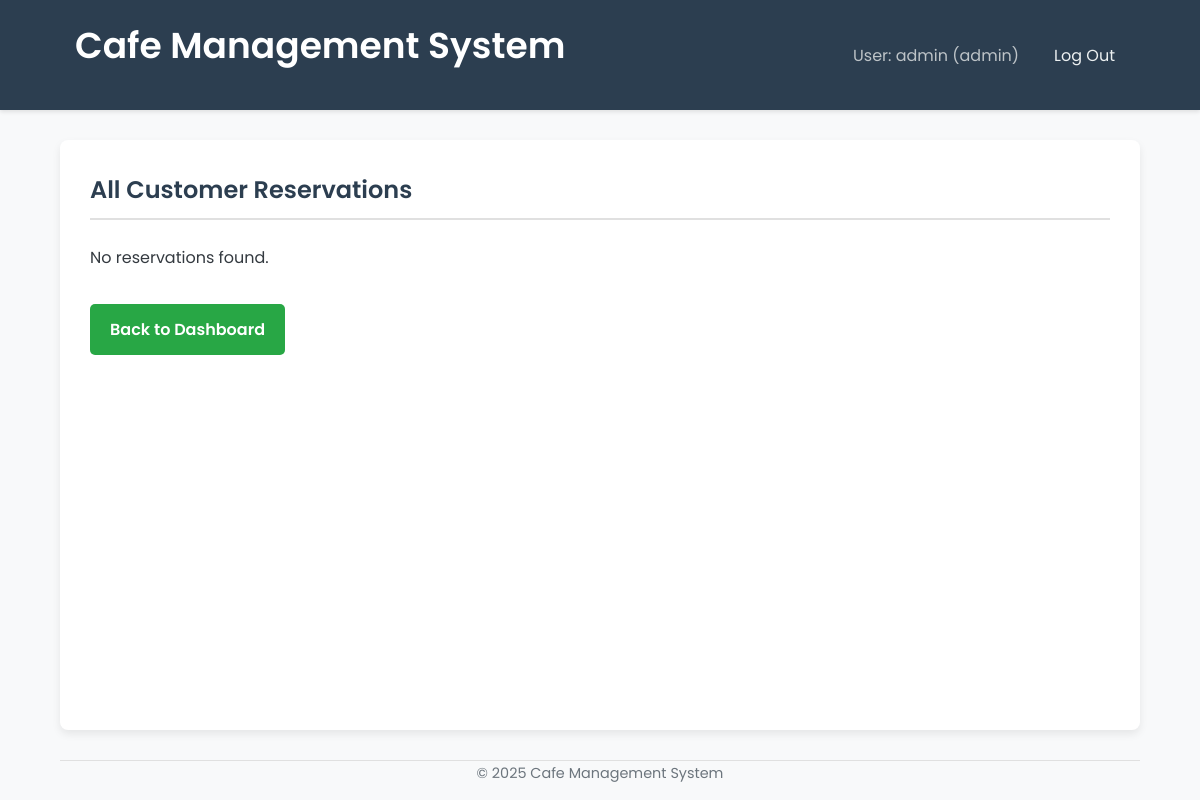
/admin/reservations (signed in), run on an earlier commit of the app's database.
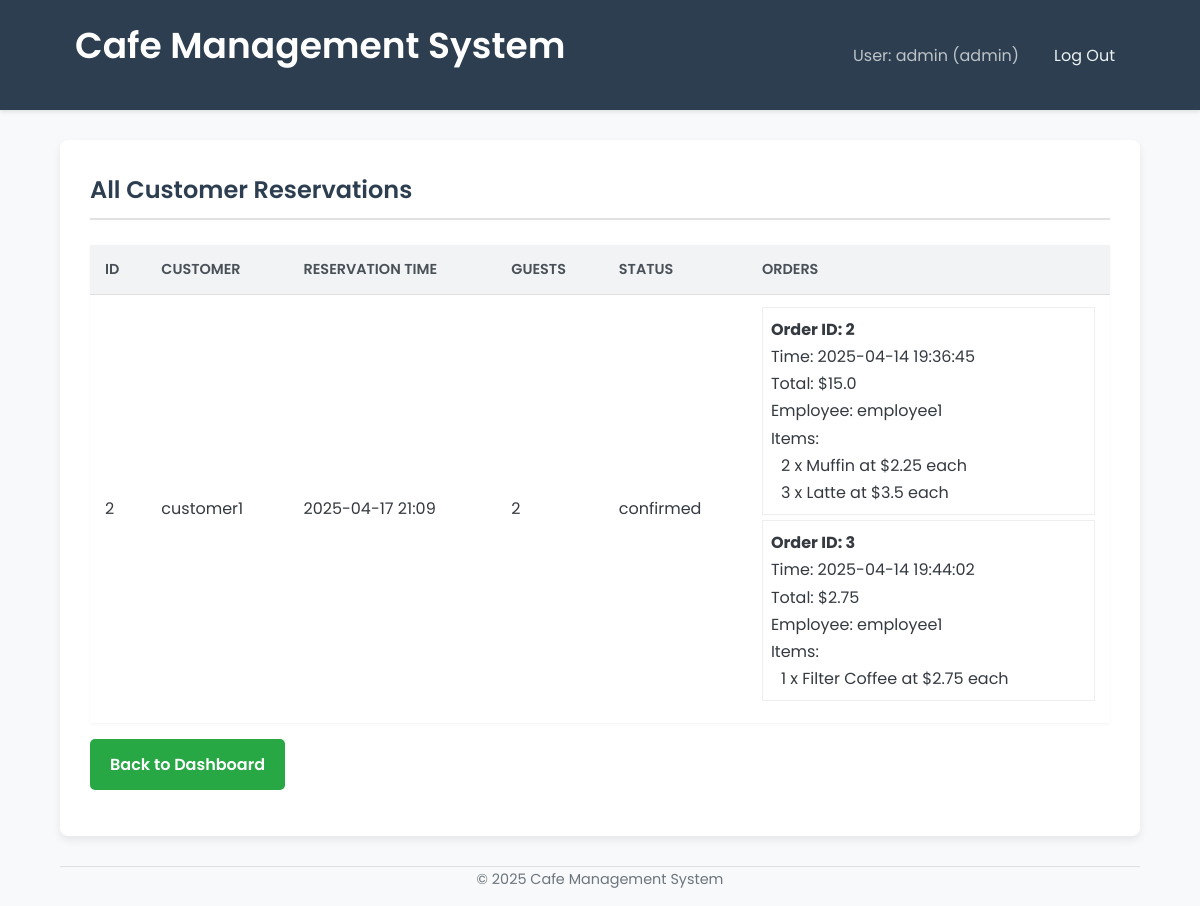
And on a later commit of the database.
### tables this page shows
CREATE TABLE reservations (
            id INTEGER PRIMARY KEY AUTOINCREMENT,
            customer_id INTEGER NOT NULL,
            reservation_time DATETIME NOT NULL,
            num_guests INTEGER NOT NULL,
            status TEXT DEFAULT 'confirmed', -- e.g., confirmed, completed, cancelled
            created_at TIMESTAMP DEFAULT CURRENT_TIMESTAMP,
            FOREIGN KEY (customer_id) REFERENCES users(id)
        );

CREATE TABLE users (
            id INTEGER PRIMARY KEY AUTOINCREMENT,
            username TEXT UNIQUE NOT NULL,
            password_hash TEXT NOT NULL,
            role TEXT NOT NULL CHECK(role IN ('customer', 'employee', 'admin')),
            loyalty_points INTEGER DEFAULT 0,
            created_at TIMESTAMP DEFAULT CURRENT_TIMESTAMP
        );

CREATE TABLE orders (
            id INTEGER PRIMARY KEY AUTOINCREMENT,
            reservation_id INTEGER, -- Can be NULL if it's a walk-in order not tied to a reservation
            employee_id INTEGER NOT NULL, -- Who took the order
            order_time TIMESTAMP DEFAULT CURRENT_TIMESTAMP,
            total_amount REAL NOT NULL,
            -- For simplicity, we store total amount. A real system would have an order_items table.
            FOREIGN KEY (reservation_id) REFERENCES reservations(id),
            FOREIGN KEY (employee_id) REFERENCES users(id)
        );

CREATE TABLE order_items (
            id INTEGER PRIMARY KEY AUTOINCREMENT,
            order_id INTEGER NOT NULL,
            item_name TEXT NOT NULL,
            quantity INTEGER NOT NULL,
            price_per_item REAL NOT NULL,
            FOREIGN KEY (order_id) REFERENCES orders(id) ON DELETE CASCADE -- Delete items if order is deleted
        );

### app.py (the view)
@app.route('/admin/reservations')
@login_required
@role_required('admin')
def admin_view_reservations():
    reservations = []
    db = get_db()
    if not db:
        return render_template('admin/view_reservations.html', reservations=[], error="Database connection failed")
    try:
        cursor = db.execute("""
            SELECT r.id, r.reservation_time, r.num_guests, r.status, u.username as customer_username
            FROM reservations r
            JOIN users u ON r.customer_id = u.id
            ORDER BY r.reservation_time DESC
        """)
        reservations_data = [dict(row) for row in cursor.fetchall()]
        for reservation in reservations_data:
            reservation_id = reservation['id']
            orders = []
            order_cursor = db.execute("""
                SELECT o.id as order_id, o.order_time, o.total_amount, u.username as employee_username
                FROM orders o
                JOIN users u ON o.employee_id = u.id
                WHERE o.reservation_id = ?
                ORDER BY o.order_time
            """, (reservation_id,))
            orders_data = [dict(row) for row in order_cursor.fetchall()]
            for order in orders_data:
                order_id = order['order_id']
                items_cursor = db.execute("""
                    SELECT item_name, quantity, price_per_item
                    FROM order_items
                    WHERE order_id = ?
                """, (order_id,))
                order['items'] = [dict(row) for row in items_cursor.fetchall()]
                orders.append(order)
            reservation['orders'] = orders
            reservations.append(reservation)
    except sqlite3.Error as e:
        print(f"DB Error fetching reservations with orders for admin: {e}")
        flash("Could not fetch reservation list with order details.", "danger")
    return render_template('admin/view_reservations.html', reservations=reservations)

### app.py (called while the page is built)
def get_db():
    if 'db' not in g:
        try:
            g.db = sqlite3.connect(DATABASE)
            g.db.row_factory = sqlite3.Row # Return rows as dictionary-like objects
            print("Database connection opened.")
        except sqlite3.Error as e:
            print(f"Database connection error: {e}")
            flash("Database connection error. Please try again later.", "danger")
            g.db = None # Ensure db is None if connection failed
    return g.db

@app.context_processor
def inject_current_year():
    return {'current_year': datetime.datetime.now().year}

def login_required(f):
    @wraps(f)
    def decorated_function(*args, **kwargs):
        if 'user_id' not in session:
            flash('Please log in to access this page.', 'warning')
            return redirect(url_for('login'))
        return f(*args, **kwargs)
    return decorated_function

### templates/admin/view_reservations.html (shortened to what this page needs)
{% extends 'base.html' %}
{% block content %}
  <h2>All Customer Reservations</h2>
  {% if reservations %}
    <table>
      <thead>
        <tr>
          <th>ID</th>
          <th>Customer</th>
          <th>Reservation Time</th>
          <th>Guests</th>
          <th>Status</th>
          <th>Orders</th>
        </tr>
      </thead>
      <tbody>
        {% for reservation in reservations %}
          <tr>
            <td>{{ reservation['id'] }}</td>
            <td>{{ reservation['customer_username'] }}</td>
            <td>{{ reservation['reservation_time'].replace('T', ' ') }}</td>
            <td>{{ reservation['num_guests'] }}</td>
            <td>{{ reservation['status'] }}</td>
            <td>
              {% if reservation['orders'] %}
                <div style="margin-bottom: 10px;">
                  {% for order in reservation['orders'] %}
                    <div style="border: 1px solid #eee; padding: 8px; margin-bottom: 5px;">
                      <strong>Order ID: {{ order['order_id'] }}</strong><br>
                      Time: {{ order['order_time'] }}<br>
                      Total: ${{ order['total_amount'] }}<br>
                      Employee: {{ order['employee_username'] }}<br>
                      Items:
                      <ul style="list-style-type: none; padding-left: 10px;">
                        {% for item in order['items'] %}
                          <li>{{ item['quantity'] }} x {{ item['item_name'] }} at ${{ item['price_per_item'] }} each</li>
                        {% endfor %}
                      </ul>
                    </div>
                  {% endfor %}
                </div>
              {% else %}
                No orders for this reservation.
              {% endif %}
            </td>
          </tr>
        {% endfor %}
      </tbody>
    </table>
  {% else %}
    <p>No reservations found.</p>
  {% endif %}
  <p><a href="{{ url_for('admin_dashboard') }}" class="button-link mt-2">Back to Dashboard</a></p>
{% endblock %}

What changed in the data, as far as the page shows it:
added reservations: id "2", customer_username "customer1", reservation_time.replace "2025-04-17 21:09", num_guests "2", status "confirmed"
added orders: order_id "2", order_time "2025-04-14 19:36:45", total_amount "15.0", employee_username "employee1"
now on this page (row unchanged): order_items: quantity "2", item_name "Muffin", price_per_item "2.25"
now on this page (row unchanged): order_items: quantity "3", item_name "Latte", price_per_item "3.5", shown under "2"
added orders: order_id "3", order_time "2025-04-14 19:44:02", total_amount "2.75", employee_username "employee1"
now on this page (row unchanged): order_items: quantity "1", item_name "Filter Coffee", price_per_item "2.75", shown under "3"
Also different on the page:
text no longer shown: "No reservations found."
text now shown: "ID CUSTOMER RESERVATION TIME GUESTS STATUS ORDERS"
